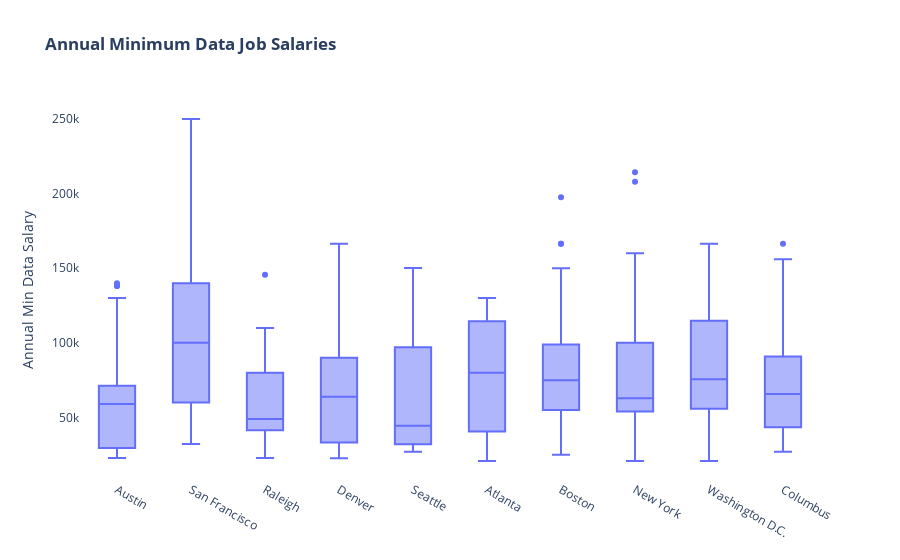
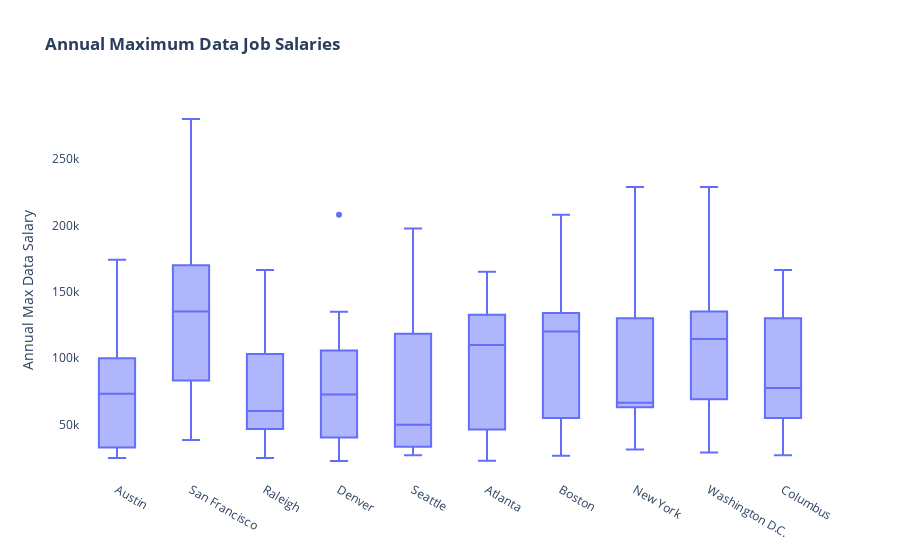

The notebook cell these images were saved under, in order:
### Markdown cell above
### Analyzing the median and quartile values for minimum and maximum Data Job salaries

### Code cell
# visualizing the median and quartile values for minimum and maximum Data Job salaries

# minimum
trace1 = go.Box(x=jobs_sal_data['updated_city'],
                  y=jobs_sal_data['annual_min_salary'], 
                  name='Annual Minimum Salary for Data Jobs')

data = [trace1]

layout = dict(title="<b>Annual Minimum Data Job Salaries</b>",
              showlegend=False,
              legend_orientation="v",
              autosize=True,
              xaxis=dict(showgrid=False),
              yaxis=dict(title="Annual Min Data Salary", 
                         showgrid=True, 
                         autorange=True,
                         zeroline=False,
                         showline=False,
                         ticks='',
                         showticklabels=True),
              plot_bgcolor='rgba(0,0,0,0)',
              paper_bgcolor='rgba(0,0,0,0)',
          )

fig=dict(data=data, layout=layout)
iplot(fig)


# maximum
trace1 = go.Box(x=jobs_sal_data['updated_city'],
                  y=jobs_sal_data['annual_max_salary'], 
                  name='Annual Maximum Salary for Data Jobs')

data = [trace1]

layout = dict(title="<b>Annual Maximum Data Job Salaries</b>",
              showlegend=False,
              legend_orientation="v",
              autosize=True,
              xaxis=dict(showgrid=False),
              yaxis=dict(title="Annual Max Data Salary", 
                         showgrid=True, 
                         autorange=True,
                         zeroline=False,
                         showline=False,
                         ticks='',
                         showticklabels=True),
              plot_bgcolor='rgba(0,0,0,0)',
              paper_bgcolor='rgba(0,0,0,0)',
          )

fig=dict(data=data, layout=layout)
iplot(fig)

### Figure 1 — Plotly figure (JSON) as saved in the notebook; plotly's stock layout.template omitted (floating-point values rounded to 4 significant figures; data arrays with more than 128 entries replaced by an {"elided": "..."} marker saying what was removed)
{"data": [{"name": "Annual Minimum Salary for Data Jobs", "type": "box", "x": {"elided": "534 str values"}, "y": {"elided": "534 float values"}}], "layout": {"autosize": true, "legend": {"orientation": "v"}, "paper_bgcolor": "rgba(0,0,0,0)", "plot_bgcolor": "rgba(0,0,0,0)", "showlegend": false, "title": {"text": "<b>Annual Minimum Data Job Salaries</b>"}, "xaxis": {"showgrid": false}, "yaxis": {"autorange": true, "showgrid": true, "showline": false, "showticklabels": true, "ticks": "", "title": {"text": "Annual Min Data Salary"}, "zeroline": false}}}

### Figure 2 — Plotly figure (JSON) as saved in the notebook; plotly's stock layout.template omitted (floating-point values rounded to 4 significant figures; data arrays with more than 128 entries replaced by an {"elided": "..."} marker saying what was removed)
{"data": [{"name": "Annual Maximum Salary for Data Jobs", "type": "box", "x": {"elided": "534 str values"}, "y": {"elided": "534 float values"}}], "layout": {"autosize": true, "legend": {"orientation": "v"}, "paper_bgcolor": "rgba(0,0,0,0)", "plot_bgcolor": "rgba(0,0,0,0)", "showlegend": false, "title": {"text": "<b>Annual Maximum Data Job Salaries</b>"}, "xaxis": {"showgrid": false}, "yaxis": {"autorange": true, "showgrid": true, "showline": false, "showticklabels": true, "ticks": "", "title": {"text": "Annual Max Data Salary"}, "zeroline": false}}}
